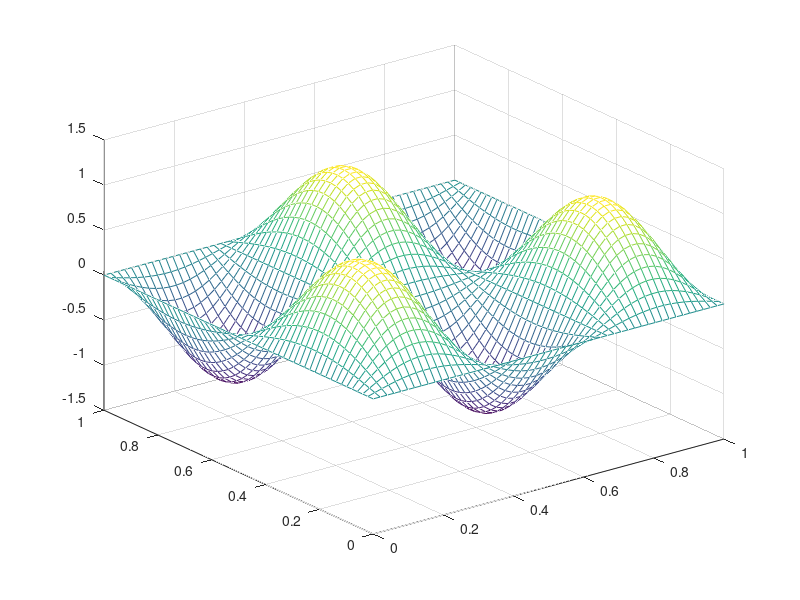

The MATLAB script that drew this image:
close all

% Set number of iterations to be performed
nk = 300
tol = 1e-6;  % Convergence tolerance
% Set parameters alpha and beta
alpha = 2;
beta  = 3;

% Set the number of meshpoints so the interior has N x N such points
N = 50;

% Compute the distance between mesh points, in each direction
h = 1/(N+1);

% Compute the omega optimal
omega = 2 / (1 + sin(pi*h));

% We will have arrays that capture the boundary as well as the interior
% meshpoints.  As a result, we need those arrays to be of size (N+2) x
% (N+2) so that those indexed 2:N+1, 2:N+1 represent the interior.  

% Compute the x-values at each point i,j, including the boundary
x = h * [ 0:N+1 ];   % Notice this creates a row vector

% Compute the y-values at each point i,j, including the boundary
y = h * [ 0:N+1 ];   % Notice this creates a row vector

% Create an array that captures the load at each point i,j
for i=1:N+2
    for j=1:N+2
        F( i,j ) = ...
            ( alpha^2 + beta^2 ) * pi^2 * sin( alpha * pi * x( i ) ) * sin( beta * pi * y( j ) );
    end
end

% Set the initial values at the mesh points
U = zeros( N+2, N+2 );

% Perform nk iterations
for k = 1:nk
    k           % print current iteration index
    U_old = U;  % Store the previous iteration
    % update all the interior points
    for i=2:N+1
        for j=2:N+1
            U_new = ( U( i, j-1 ) + U( i-1, j ) + U( i+1, j ) + U( i, j+1 ) + h^2 * F( i, j ) ) / 4;
            U(i,j) = (1-omega)* U(i,j) + omega * U_new;
        end
    end 

    % Compute the maximum change
    max_change = max(abs(U(:) - U_old(:)));
    
    % Print iteration status
    disp(['Iteration ', num2str(k), ' | Max Change: ', num2str(max_change)]);
    
    % Check for convergence
    if max_change < tol
        disp(['Converged after ', num2str(k), ' iterations!']);
        break;
    end

    mesh( x, y, U );
    axis( [ 0 1 0 1 -1.5 1.5 ]);
    
    % wait to continue to the next iteration
    next = input( 'press RETURN to continue' );
end



